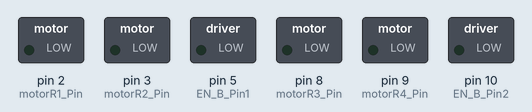
Bench run of a sketch on a simulated Arduino Uno, built with avr-gcc and run on an emulated ATmega328P. Shown: switched loads named in the sketch (green lamp = pin HIGH).

Above: at 0.05 s.
At 3.75 s:
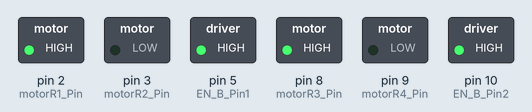
At 7.45 s:
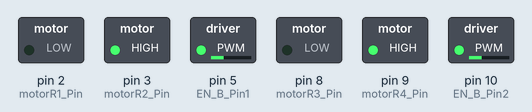
At 11.15 s:
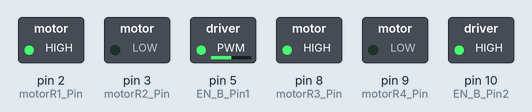
At 14.95 s:
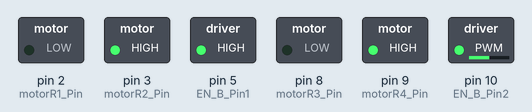
Timing chart, 0 to 19.5 s (numbered marks = the images above):
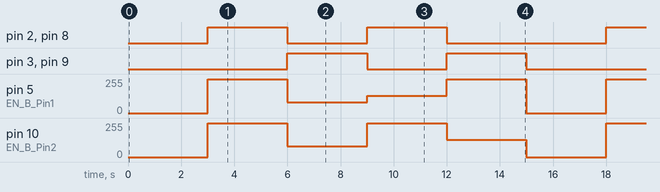

Measured:
- by itself, pin 5 (EN_B_Pin1): repeats every 15.0 s: 80/255 3.0 s, 128/255 3.0 s, 255/255 3.0 s, 0/255 3.0 s, 255/255 3.0 s
- by itself, pin 10 (EN_B_Pin2): repeats every 15.0 s: 80/255 3.0 s, 255/255 3.0 s, 128/255 3.0 s, 0/255 3.0 s, 255/255 3.0 s
- by itself, pin 2 (motorR1_Pin), pin 3 (motorR2_Pin), pin 8 (motorR3_Pin), pin 9 (motorR4_Pin): repeats every 15.0 s: LOW 3.0 s, HIGH 3.0 s, LOW 6.0 s, HIGH 3.0 s

The sketch:

Lab6.4_DC_motor.ino
```cpp
/*6.4**/
//https://app.cirkitdesigner.com/project/fb6af80c-ebfa-4f34-b0ac-e2f7d8d5937f


#define motorR1_Pin 2
#define motorR2_Pin 3

#define motorR3_Pin 8
#define motorR4_Pin 9

#define EN_B_Pin1  5
#define EN_B_Pin2  10

void setup() {
  Serial.begin(9600);
  pinMode(motorR1_Pin,OUTPUT);
  pinMode(motorR2_Pin,OUTPUT);

  pinMode(motorR3_Pin,OUTPUT);
  pinMode(motorR4_Pin,OUTPUT);

  pinMode(EN_B_Pin1,OUTPUT);
  pinMode(EN_B_Pin2,OUTPUT);

  digitalWrite(motorR1_Pin,0); // logic0
  digitalWrite(motorR2_Pin,0); // logic0

}

void loop() {

 // turn off
  analogWrite(EN_B_Pin1,0);
  analogWrite(EN_B_Pin2,0);

  digitalWrite(motorR1_Pin,0);
  digitalWrite(motorR2_Pin,0);
  digitalWrite(motorR3_Pin,0);
  digitalWrite(motorR4_Pin,0);
  delay(3000);

 // เดินหน้า  F
 // L100%  R100%
  analogWrite(EN_B_Pin1,255);
  analogWrite(EN_B_Pin2,255);

  digitalWrite(motorR1_Pin,1);
  digitalWrite(motorR2_Pin,0);
  digitalWrite(motorR3_Pin,1);
  digitalWrite(motorR4_Pin,0);
  delay(3000);

 //ถอยหลัง R
 // L100%  R100%
  analogWrite(EN_B_Pin1,80);
  analogWrite(EN_B_Pin2,80);

  digitalWrite(motorR1_Pin,0);
  digitalWrite(motorR2_Pin,1);
  digitalWrite(motorR3_Pin,0);
  digitalWrite(motorR4_Pin,1);
  delay(3000);

 // เลี้ยวซ้าย  L
 // L50%  R100%
  analogWrite(EN_B_Pin1,128);
  analogWrite(EN_B_Pin2,255);

  digitalWrite(motorR1_Pin,1);
  digitalWrite(motorR2_Pin,0);
  digitalWrite(motorR3_Pin,1);
  digitalWrite(motorR4_Pin,0);
  delay(3000);

 // เลี้ยวซ้าย  R
 // L100%  R50%
  analogWrite(EN_B_Pin1,255);
  analogWrite(EN_B_Pin2,128);

  digitalWrite(motorR1_Pin,0);
  digitalWrite(motorR2_Pin,1);
  digitalWrite(motorR3_Pin,0);
  digitalWrite(motorR4_Pin,1);
  delay(3000);
}
```

Lab6_.1DC_Mortor.ino
```cpp
 /*6.1*/
//https://app.cirkitdesigner.com/project/e3acb57b-3eab-41cb-b5ac-7c9bbd323950
```
